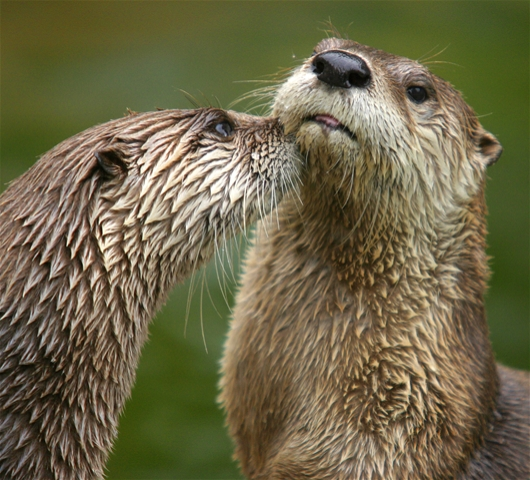
#> input picture 61.jpg, 530 x 480 px
$ python 037_ImageFilter.BLUR.py
#> lines starting #> are read from the running program, lines starting #| are printed output that depends on the picture
import Image, ImageFilter

im = Image.open('61.jpg')
#> im is the input picture: PIL image 530x480 RGB; mean R, G, B 109.8, 102.9, 71.8
im2 = im.filter(ImageFilter.BLUR)
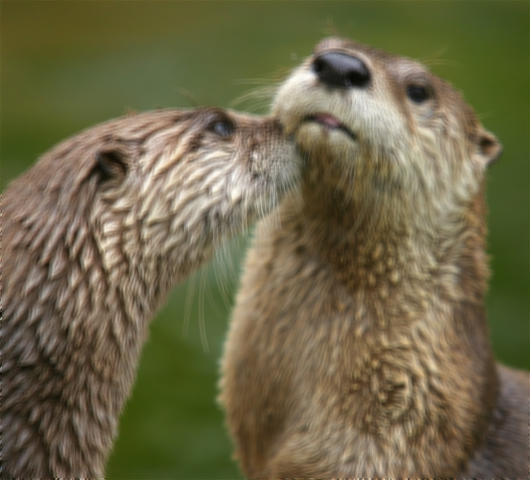
#> im2: PIL image 530x480 RGB; mean R, G, B 109.9, 102.9, 71.8
im2.save('61_ImageFilterBLUR.jpg')

$ run again, with mv.jpg copied over 61.jpg
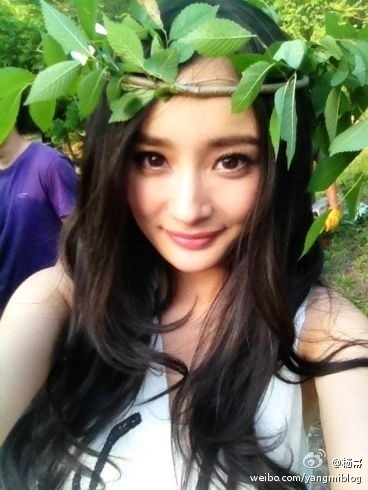
#> input picture mv.jpg, 368 x 490 px
#> im is the input picture: PIL image 368x490 RGB; mean R, G, B 110.2, 112.3, 90.3
#> `im2 = im.filter(ImageFilter.BLUR)`:
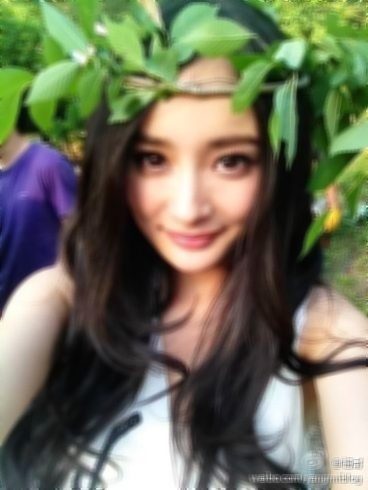
#> im2: PIL image 368x490 RGB; mean R, G, B 110.2, 112.3, 90.3
